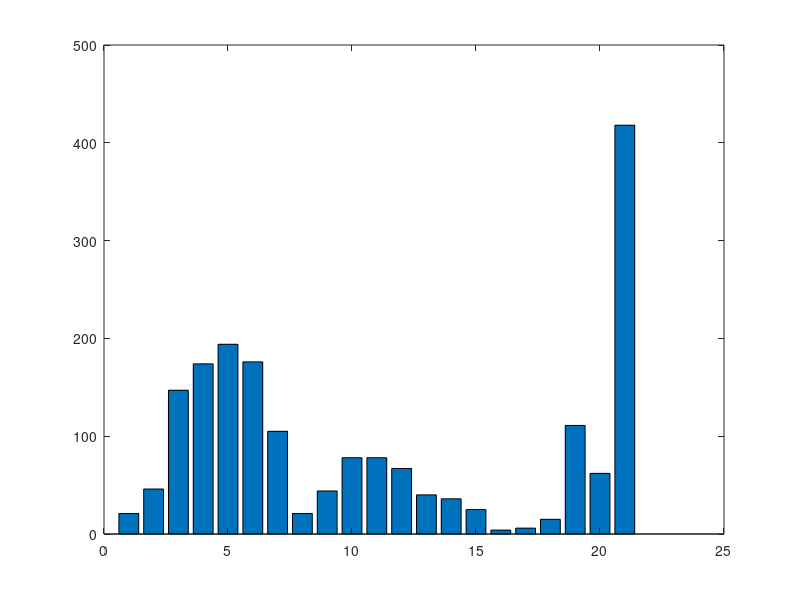

Recreate this plot in MATLAB.
load('allErrors.mat')

s = 0;
n = 0;
d = [];
for i = 1:size(allErrors, 1)
    d = [d norm(allErrors(i, :))];
    if norm(allErrors(i, :)) < 5
        s = s + norm(allErrors(i, :));
        n = n + 1;
    end
%     hold on
%     plot3([0, allErrors(i, 1)], [0, allErrors(i, 2)], [0, allErrors(i, 3)])
%     hold off 
end
allErrors = [allErrors d'];
nbins = 20;
bins = linspace(0, 5, nbins+1);
allErrors(allErrors > 5) = 5;
h = histc(allErrors(:, 4), bins);
bar(h)
h

